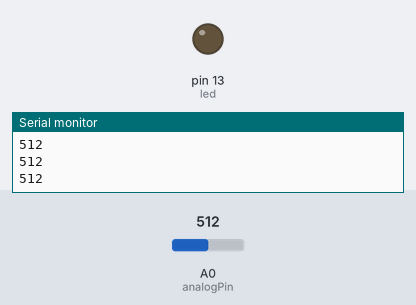
Recording of a sketch running on a simulated Arduino Uno, built with avr-gcc and run on an emulated ATmega328P. On the bench: output pins drawn as LEDs (lit = HIGH), the last lines printed to the serial monitor. The inputs (shaded band) are chosen by the test bench; at power-on: A0 (analogPin) = 512.

Above: at 1.2 s.
1.3 s: A0 (analogPin) set to 501
At 2.0 s:
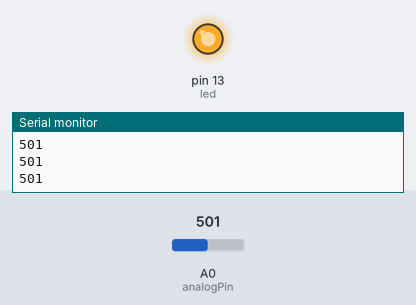
2.8 s: A0 (analogPin) set to 522
At 3.4 s:
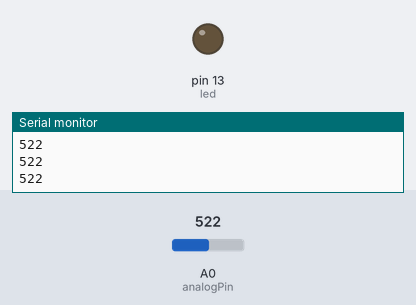
4.3 s: A0 (analogPin) set to 511
At 4.9 s:
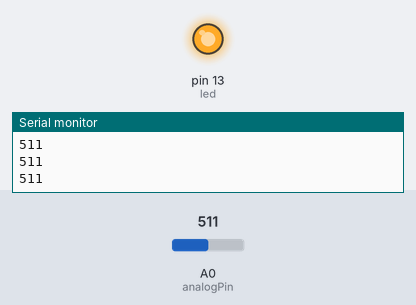
Timing chart, 0 to 7.3 s (numbered marks = the images above; inputs shaded):
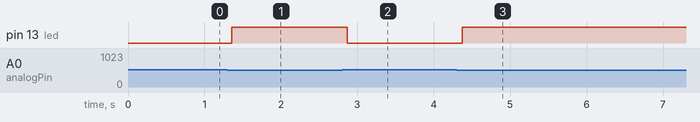

The sketch:

3.6-Conditionals_I.ino
```cpp
int analogPin =A0;
int val=0;
int led=LED_BUILTIN;

void setup()
{
  Serial.begin(9600);
  pinMode(analogPin,INPUT);
  pinMode(led,OUTPUT);
}

void loop()
{val = analogRead(analogPin);
  Serial.println(val);
  delay(50);
  if (val<512 ){
     digitalWrite(led, HIGH);
  }
    else {
      digitalWrite(led, LOW);
    }
}
```

Measured:
- the behaviour switches between 512 and 511 on A0 (analogPin) (found by bisection; images 0 and 1)
- after the input at 1.3 s, pin 13 (led): LOW → HIGH after 0.06 s
- after the input at 2.8 s, pin 13 (led): HIGH → LOW after 0.07 s
- after the input at 4.3 s, pin 13 (led): LOW → HIGH after 0.08 s
